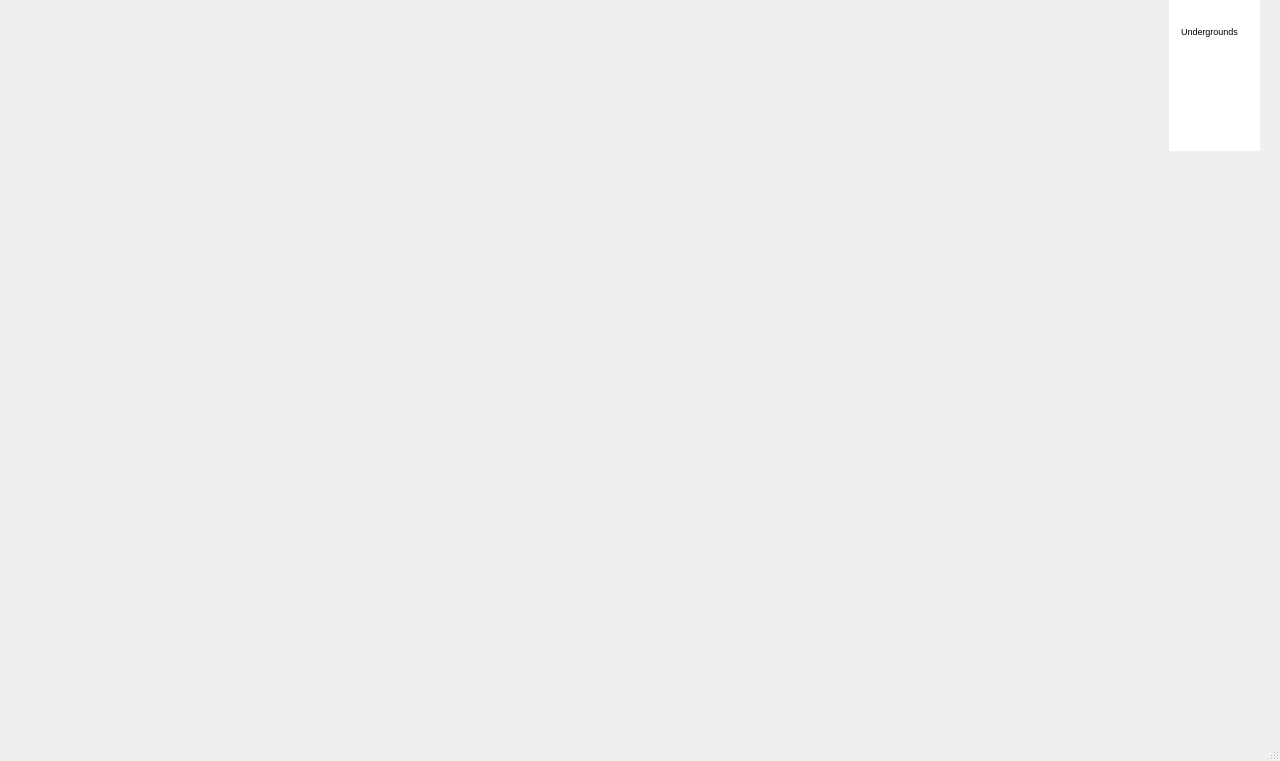
<?xml version="1.0" encoding="UTF-8"?>
<ui version="4.0">
 <class>firstfloor_credit</class>
 <widget class="QMainWindow" name="firstfloor_credit">
  <property name="geometry">
   <rect>
    <x>0</x>
    <y>0</y>
    <width>1280</width>
    <height>761</height>
   </rect>
  </property>
  <property name="windowTitle">
   <string>MainWindow</string>
  </property>
  <widget class="QWidget" name="centralwidget">
   <widget class="QLabel" name="label">
    <property name="geometry">
     <rect>
      <x>0</x>
      <y>-10</y>
      <width>1311</width>
      <height>721</height>
     </rect>
    </property>
    <property name="text">
     <string/>
    </property>
    <property name="pixmap">
     <pixmap resource="Materials.qrc">:/assists/All_Materials/First_Credit.png</pixmap>
    </property>
   </widget>
   <widget class="QTableWidget" name="tableWidget">
    <property name="enabled">
     <bool>true</bool>
    </property>
    <property name="geometry">
     <rect>
      <x>10</x>
      <y>0</y>
      <width>1271</width>
      <height>720</height>
     </rect>
    </property>
    <property name="styleSheet">
     <string notr="true">gridline-color: transparent;
border:none;
background-color: transparent;</string>
    </property>
    <property name="verticalScrollBarPolicy">
     <enum>Qt::ScrollBarAlwaysOff</enum>
    </property>
    <property name="horizontalScrollBarPolicy">
     <enum>Qt::ScrollBarAlwaysOff</enum>
    </property>
    <property name="editTriggers">
     <set>QAbstractItemView::NoEditTriggers</set>
    </property>
    <property name="selectionMode">
     <enum>QAbstractItemView::SingleSelection</enum>
    </property>
    <property name="showGrid">
     <bool>false</bool>
    </property>
    <property name="rowCount">
     <number>36</number>
    </property>
    <property name="columnCount">
     <number>42</number>
    </property>
    <attribute name="horizontalHeaderVisible">
     <bool>false</bool>
    </attribute>
    <attribute name="horizontalHeaderCascadingSectionResizes">
     <bool>false</bool>
    </attribute>
    <attribute name="horizontalHeaderMinimumSectionSize">
     <number>1</number>
    </attribute>
    <attribute name="horizontalHeaderHighlightSections">
     <bool>false</bool>
    </attribute>
    <attribute name="horizontalHeaderShowSortIndicator" stdset="0">
     <bool>false</bool>
    </attribute>
    <attribute name="horizontalHeaderStretchLastSection">
     <bool>false</bool>
    </attribute>
    <attribute name="verticalHeaderVisible">
     <bool>false</bool>
    </attribute>
    <attribute name="verticalHeaderMinimumSectionSize">
     <number>1</number>
    </attribute>
    <attribute name="verticalHeaderHighlightSections">
     <bool>false</bool>
    </attribute>
    <attribute name="verticalHeaderShowSortIndicator" stdset="0">
     <bool>false</bool>
    </attribute>
    <attribute name="verticalHeaderStretchLastSection">
     <bool>false</bool>
    </attribute>
    <row/>
    <row/>
    <row/>
    <row/>
    <row/>
    <row/>
    <row/>
    <row/>
    <row/>
    <row/>
    <row/>
    <row/>
    <row/>
    <row/>
    <row/>
    <row/>
    <row/>
    <row/>
    <row/>
    <row/>
    <row/>
    <row/>
    <row/>
    <row/>
    <row/>
    <row/>
    <row/>
    <row/>
    <row/>
    <row/>
    <row/>
    <row/>
    <row/>
    <row/>
    <row/>
    <row/>
    <column/>
    <column/>
    <column/>
    <column/>
    <column/>
    <column/>
    <column/>
    <column/>
    <column/>
    <column/>
    <column/>
    <column/>
    <column/>
    <column/>
    <column/>
    <column/>
    <column/>
    <column/>
    <column/>
    <column/>
    <column/>
    <column/>
    <column/>
    <column/>
    <column/>
    <column/>
    <column/>
    <column/>
    <column/>
    <column/>
    <column/>
    <column/>
    <column/>
    <column/>
    <column/>
    <column/>
    <column/>
    <column/>
    <column/>
    <column/>
    <column/>
    <column/>
   </widget>
   <widget class="QPushButton" name="class1">
    <property name="geometry">
     <rect>
      <x>40</x>
      <y>10</y>
      <width>451</width>
      <height>251</height>
     </rect>
    </property>
    <property name="styleSheet">
     <string notr="true">background-color: transparent;
border:none;</string>
    </property>
    <property name="text">
     <string/>
    </property>
   </widget>
   <widget class="QPushButton" name="class2_1">
    <property name="geometry">
     <rect>
      <x>900</x>
      <y>220</y>
      <width>351</width>
      <height>131</height>
     </rect>
    </property>
    <property name="styleSheet">
     <string notr="true">background-color: transparent;
border:none;
</string>
    </property>
    <property name="text">
     <string/>
    </property>
   </widget>
   <widget class="QPushButton" name="class1_3">
    <property name="geometry">
     <rect>
      <x>990</x>
      <y>350</y>
      <width>261</width>
      <height>31</height>
     </rect>
    </property>
    <property name="styleSheet">
     <string notr="true">background-color: transparent;
border:none;
</string>
    </property>
    <property name="text">
     <string/>
    </property>
   </widget>
   <widget class="QPushButton" name="class3">
    <property name="geometry">
     <rect>
      <x>520</x>
      <y>550</y>
      <width>731</width>
      <height>141</height>
     </rect>
    </property>
    <property name="styleSheet">
     <string notr="true">background-color: transparent;
border:none;
</string>
    </property>
    <property name="text">
     <string/>
    </property>
   </widget>
   <widget class="QPushButton" name="programs_office">
    <property name="geometry">
     <rect>
      <x>30</x>
      <y>470</y>
      <width>451</width>
      <height>231</height>
     </rect>
    </property>
    <property name="styleSheet">
     <string notr="true">background-color: transparent;
border:none;
</string>
    </property>
    <property name="text">
     <string/>
    </property>
   </widget>
   <widget class="QPushButton" name="WCgirls">
    <property name="geometry">
     <rect>
      <x>900</x>
      <y>110</y>
      <width>361</width>
      <height>91</height>
     </rect>
    </property>
    <property name="styleSheet">
     <string notr="true">background-color: transparent;
border:none;
</string>
    </property>
    <property name="text">
     <string/>
    </property>
   </widget>
   <widget class="QPushButton" name="ProgramDirector">
    <property name="geometry">
     <rect>
      <x>30</x>
      <y>270</y>
      <width>451</width>
      <height>191</height>
     </rect>
    </property>
    <property name="styleSheet">
     <string notr="true">background-color: transparent;
border:none;
</string>
    </property>
    <property name="text">
     <string/>
    </property>
   </widget>
   <widget class="QPushButton" name="MultiMedia_Bioinformatics">
    <property name="geometry">
     <rect>
      <x>990</x>
      <y>400</y>
      <width>271</width>
      <height>141</height>
     </rect>
    </property>
    <property name="styleSheet">
     <string notr="true">background-color: transparent;
border:none;
</string>
    </property>
    <property name="text">
     <string/>
    </property>
   </widget>
   <widget class="QPushButton" name="menuButton">
    <property name="geometry">
     <rect>
      <x>1190</x>
      <y>10</y>
      <width>61</width>
      <height>35</height>
     </rect>
    </property>
    <property name="styleSheet">
     <string notr="true">background-color: transparent;
border: none;</string>
    </property>
    <property name="text">
     <string/>
    </property>
    <property name="icon">
     <iconset resource="Materials.qrc">
      <normaloff>:/assists/All_Materials/Tasks_right.png</normaloff>:/assists/All_Materials/Tasks_right.png</iconset>
    </property>
    <property name="iconSize">
     <size>
      <width>50</width>
      <height>25</height>
     </size>
    </property>
    <property name="checkable">
     <bool>true</bool>
    </property>
   </widget>
   <widget class="QWidget" name="widget" native="true">
    <property name="geometry">
     <rect>
      <x>1169</x>
      <y>0</y>
      <width>91</width>
      <height>151</height>
     </rect>
    </property>
    <property name="styleSheet">
     <string notr="true">background-color: rgb(255, 255, 255);</string>
    </property>
    <widget class="QWidget" name="verticalLayoutWidget">
     <property name="geometry">
      <rect>
       <x>-10</x>
       <y>-10</y>
       <width>101</width>
       <height>162</height>
      </rect>
     </property>
     <layout class="QVBoxLayout" name="verticalLayout_2">
      <item>
       <widget class="QLabel" name="label_3">
        <property name="font">
         <font>
          <pointsize>7</pointsize>
         </font>
        </property>
        <property name="text">
         <string>Undergrounds</string>
        </property>
        <property name="alignment">
         <set>Qt::AlignCenter</set>
        </property>
       </widget>
      </item>
      <item>
       <widget class="QPushButton" name="menuButton_3">
        <property name="styleSheet">
         <string notr="true">background-color: transparent;
border: none;</string>
        </property>
        <property name="text">
         <string/>
        </property>
        <property name="icon">
         <iconset resource="Materials.qrc">
          <normaloff>:/assists/All_Materials/Tasks_right.png</normaloff>:/assists/All_Materials/Tasks_right.png</iconset>
        </property>
        <property name="iconSize">
         <size>
          <width>50</width>
          <height>25</height>
         </size>
        </property>
        <property name="checkable">
         <bool>true</bool>
        </property>
       </widget>
      </item>
      <item>
       <widget class="QPushButton" name="nextButton_2">
        <property name="styleSheet">
         <string notr="true">background-color: transparent;
border: none;
</string>
        </property>
        <property name="text">
         <string/>
        </property>
        <property name="icon">
         <iconset resource="Materials.qrc">
          <normaloff>:/assists/All_Materials/Right arrow.png</normaloff>:/assists/All_Materials/Right arrow.png</iconset>
        </property>
        <property name="iconSize">
         <size>
          <width>50</width>
          <height>25</height>
         </size>
        </property>
       </widget>
      </item>
      <item>
       <widget class="QPushButton" name="previousButton_2">
        <property name="styleSheet">
         <string notr="true">background-color: transparent;
border: none;</string>
        </property>
        <property name="text">
         <string/>
        </property>
        <property name="icon">
         <iconset resource="Materials.qrc">
          <normaloff>:/assists/All_Materials/Left_arrow.png</normaloff>:/assists/All_Materials/Left_arrow.png</iconset>
        </property>
        <property name="iconSize">
         <size>
          <width>50</width>
          <height>25</height>
         </size>
        </property>
       </widget>
      </item>
      <item>
       <widget class="QPushButton" name="backButton_2">
        <property name="styleSheet">
         <string notr="true">background-color: transparent;
border: none;</string>
        </property>
        <property name="text">
         <string/>
        </property>
        <property name="icon">
         <iconset resource="Materials.qrc">
          <normaloff>:/assists/All_Materials/Undo.png</normaloff>:/assists/All_Materials/Undo.png</iconset>
        </property>
        <property name="iconSize">
         <size>
          <width>50</width>
          <height>25</height>
         </size>
        </property>
       </widget>
      </item>
     </layout>
    </widget>
   </widget>
  </widget>
  <widget class="QMenuBar" name="menubar">
   <property name="geometry">
    <rect>
     <x>0</x>
     <y>0</y>
     <width>1280</width>
     <height>21</height>
    </rect>
   </property>
  </widget>
  <widget class="QStatusBar" name="statusbar"/>
 </widget>
 <resources>
  <include location="Materials.qrc"/>
 </resources>
 <connections/>
</ui>
